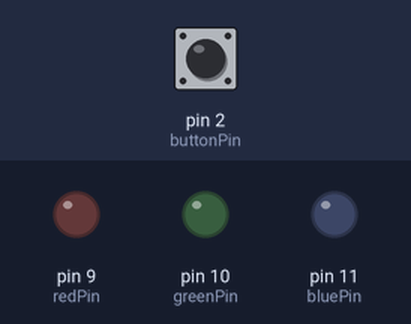
This sketch was run on a simulated Arduino Uno, built with avr-gcc and run on an emulated ATmega328P. Parts: output pins drawn as LEDs (lit = HIGH). Inputs (shaded band) come from the test bench; at power-on: pin 2 (buttonPin) LOW.

Above: at 1.2 s.
1.3 s: pin 2 (buttonPin) pulled HIGH for 0.15 s
At 1.7 s:
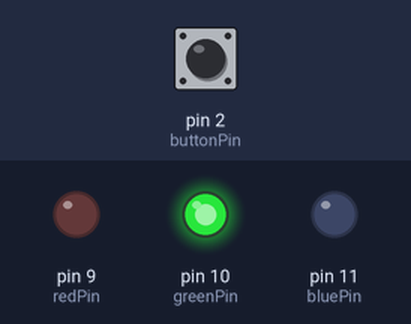
2.9 s: pin 2 (buttonPin) pulled HIGH for 1 s
At 4.2 s:
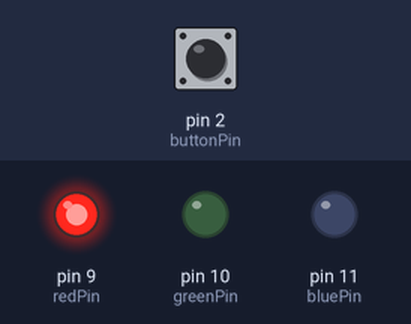
5.4 s: pin 2 (buttonPin) pulled HIGH for 0.15 s
At 6.1 s:
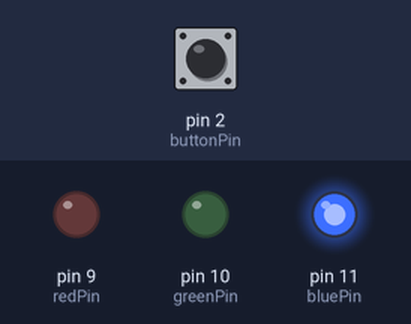
7.0 s: pin 2 (buttonPin) pulled HIGH for 3.2 s
At 7.3 s:
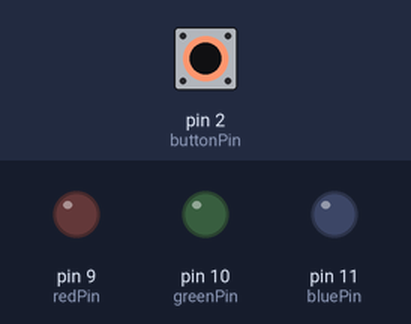
Timing chart, 0 to 10.0 s (numbered marks = the images above; inputs shaded):
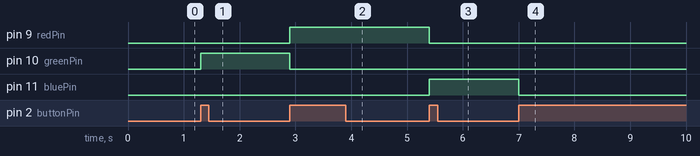

The sketch:

Count_Blink_LED.ino
```cpp
// Blink LEDs according to the count of buttons pressed.

const int buttonPin = 2;

const int redPin = 9;
const int greenPin = 10;
const int bluePin = 11;

int buttonState = 0;
int lastButtonState = 0;
int count = 0;

void setup() {
  pinMode(buttonPin, INPUT);

  pinMode(redPin, OUTPUT);
  pinMode(greenPin, OUTPUT);
  pinMode(bluePin, OUTPUT);
}

void loop() {
  buttonState = digitalRead(buttonPin);

  if (buttonState == HIGH && lastButtonState == LOW) {

    count++;

    if (count > 3) {
      count = 0;
    }

    changeColor(count);

    delay(200);
  }

  lastButtonState = buttonState;
}

void changeColor(int value) {

  digitalWrite(redPin, LOW);
  digitalWrite(greenPin, LOW);
  digitalWrite(bluePin, LOW);

  if (value == 1) {
    digitalWrite(greenPin, HIGH);
  }
  else if (value == 2) {
    digitalWrite(redPin, HIGH);
  }
  else if (value == 3) {
    digitalWrite(bluePin, HIGH);
  }
}
```

Measured:
- after the input at 1.3 s, pin 10 (greenPin): LOW → HIGH at once
- after the input at 2.9 s, pin 9 (redPin): LOW → HIGH at once; pin 10 (greenPin): HIGH → LOW at once
- after the input at 5.4 s, pin 9 (redPin): HIGH → LOW at once; pin 11 (bluePin): LOW → HIGH at once
- after the input at 7.0 s, pin 11 (bluePin): HIGH → LOW at once
